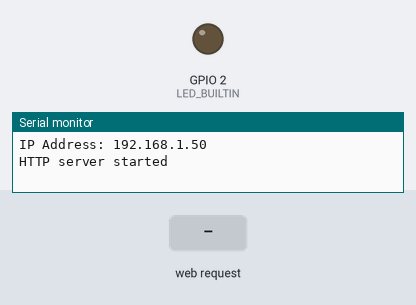
Simulated run of this program. Board: ESP32. Parts: output pins drawn as LEDs (lit = HIGH), the last lines printed to the serial monitor. Inputs (shaded band) come from the test bench. WiFi joins after 1.5 s; servers stay silent unless stated.

Above: at 5.7 s.
5.8 s: HTTP request GET /led/on received
At 7.0 s:
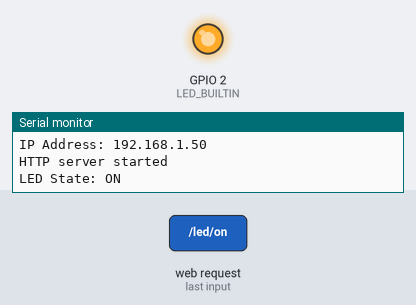
7.3 s: HTTP request GET / received
At 8.2 s:
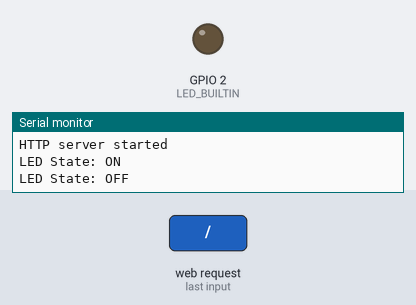
Timing chart, 0 to 10.3 s (numbered marks = the images above; inputs shaded):
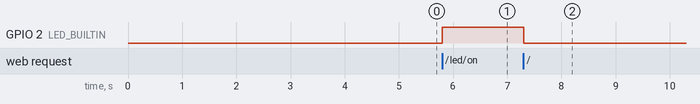

Measured:
- after the input at 5.8 s, GPIO 2 (LED_BUILTIN): LOW → HIGH at once
- after the input at 7.3 s, GPIO 2 (LED_BUILTIN): HIGH → LOW at once

The program:

main.cpp
```cpp
#include <WiFi.h>
#include <WebServer.h>

#define PORT (80U)
#define SSID "Snäll Net"         // Enter your SSID
#define PASSWORD "felicidad" // Enter your password

static void handle_index(void);
static void handle_ledon(void);
static void handle_ledoff(void);
static void handle_not_found(void);
static String response(uint8_t state);

static WebServer server;
static uint8_t led_state = LOW;

void setup()
{
    pinMode(LED_BUILTIN, OUTPUT);
    digitalWrite(LED_BUILTIN, led_state);

    Serial.begin(9600);
    delay(3000);

    WiFi.begin(SSID, PASSWORD);
    if (WiFi.waitForConnectResult() != WL_CONNECTED)
    {
        while (1)
        {
            Serial.printf("WiFi Failed!\n");
            delay(1000);
        }
    }

    server.on("/", handle_index);
    server.on("/led/on", handle_ledon);
    server.on("/led/off", handle_ledoff);
    server.onNotFound(handle_not_found);

    server.begin(PORT);

    Serial.print("IP Address: ");
    Serial.println(WiFi.localIP());

    Serial.println("HTTP server started");
}

void loop()
{
    server.handleClient();

    if (HIGH == led_state)
    {
        digitalWrite(LED_BUILTIN, HIGH);
    }
    else
    {
        digitalWrite(LED_BUILTIN, LOW);
    }
}

static void handle_index(void)
{
    led_state = LOW;
    Serial.println("LED State: OFF");
    server.send(200, "text/html", response(led_state));
}

static void handle_ledon(void)
{
    led_state = HIGH;
    Serial.println("LED State: ON");
    server.send(200, "text/html", response(led_state));
}

static void handle_ledoff(void)
{
    led_state = LOW;
    Serial.println("LED State: OFF");
    server.send(200, "text/html", response(led_state));
}

static void handle_not_found(void)
{
    server.send(404, "text/plain", "Not found");
}

static String response(uint8_t state)
{
    String str = "<!DOCTYPE html><html>\n";
    str += "<head><meta name=\"viewport\" content=\"width=device-width, initial-scale=1.0, user-scalable=no\">\n";
    str += "<title>LED Control</title>\n";
    str += "<style>html { font-family: Helvetica; display: inline-block; margin: 0px auto; text-align: center;}\n";
    str += "body{margin-top: 50px;} h1 {color: #444444;margin: 50px auto 30px;} h3 {color: #444444;margin-bottom: 50px;}\n";
    str += ".button {display: block;width: 80px;background-color: #3498db;border: none;color: white;padding: 13px 30px;text-decoration: none;font-size: 25px;margin: 0px auto 35px;cursor: pointer;border-radius: 4px;}\n";
    str += ".button-on {background-color: #3498db;}\n";
    str += ".button-on:active {background-color: #2980b9;}\n";
    str += ".button-off {background-color: #34495e;}\n";
    str += ".button-off:active {background-color: #2c3e50;}\n";
    str += "p {font-size: 14px;color: #888;margin-bottom: 10px;}\n";
    str += "</style>\n";
    str += "</head>\n";
    str += "<body>\n";
    str += "<h1>ESP32 Web Server</h1>\n";

    if (state == HIGH)
    {
        str += "<p>LED State: ON</p><a class=\"button button-off\" href=\"/led/off\">OFF</a>\n";
    }
    else
    {
        str += "<p>LED State: OFF</p><a class=\"button button-on\" href=\"/led/on\">ON</a>\n";
    }

    str += "</body>\n";
    str += "</html>\n";

    return str;
}
```
